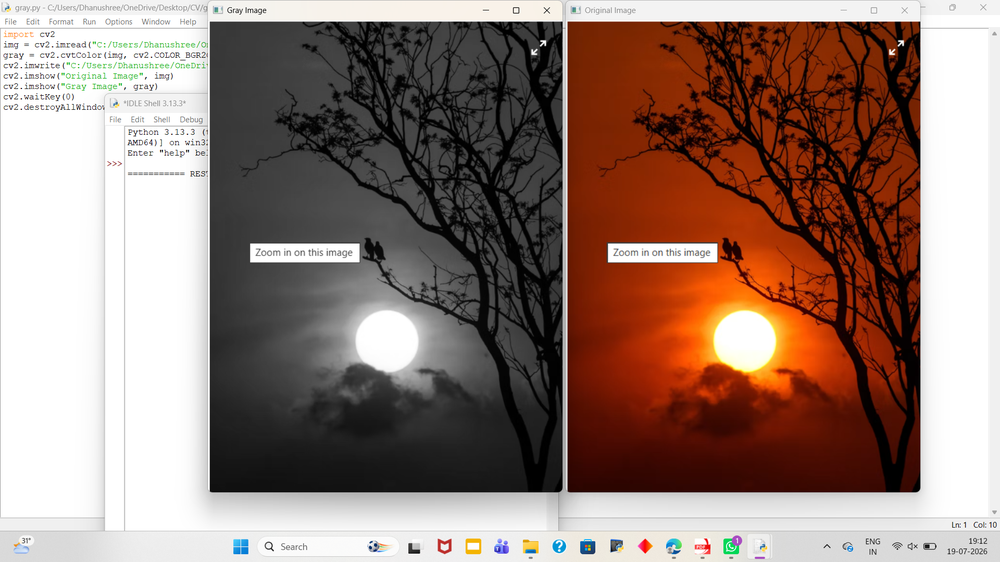
#> input picture EXP 1.png, 1000 x 562 px, shrunk from 1920 x 1080 before the run
$ python 'EXP6_ERRODED IMAGE.py'
#> lines starting #> are read from the running program, lines starting #| are printed output that depends on the picture
from google.colab import files
import cv2
import numpy as np
import matplotlib.pyplot as plt

# Step 1: Upload Image
uploaded = files.upload()
#> the answer given: EXP 1.png

# Step 2: Get uploaded file name
filename = list(uploaded.keys())[0]

# Step 3: Read the image
image = cv2.imread(filename)
#> image is the input picture: shape (562, 1000, 3); mean B, G, R 118.1, 127, 150

# Check if image is loaded
if image is None:
    print("Error: Image not found!")
else:
    # Convert BGR to RGB for display
    image_rgb = cv2.cvtColor(image, cv2.COLOR_BGR2RGB)

    # Step 4: Create a kernel
    kernel = np.ones((5,5), np.uint8)

    # Step 5: Apply Erosion
    eroded_image = cv2.erode(image_rgb, kernel, iterations=1)
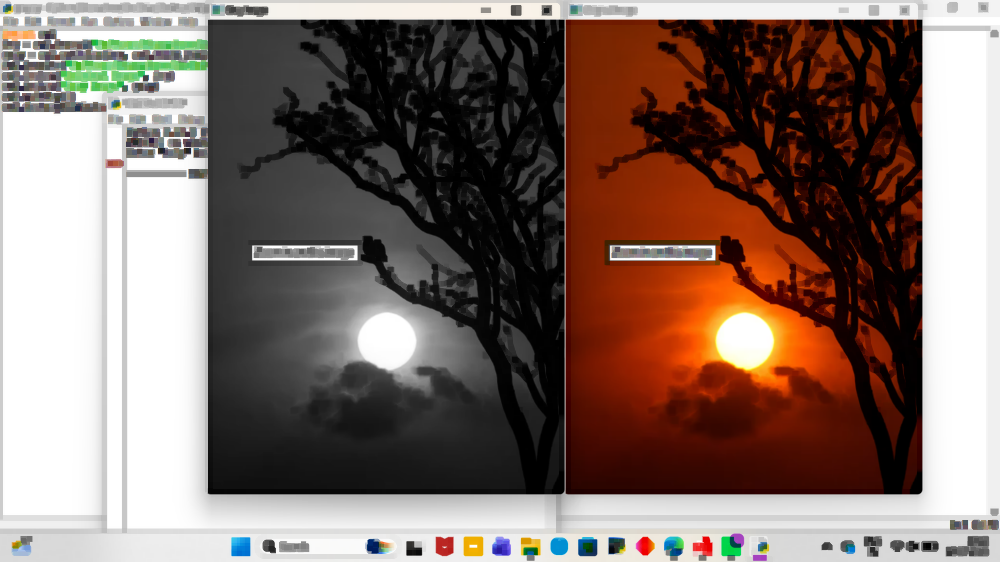
#> eroded_image: shape (562, 1000, 3); mean R, G, B 131.1, 112.2, 104.6

    # Step 6: Display Original Image
    plt.figure(figsize=(6,6))
    plt.imshow(image_rgb)
    plt.title("Original Image")
    plt.axis("off")
    plt.show()

    # Step 7: Display Eroded Image
    plt.figure(figsize=(6,6))
    plt.imshow(eroded_image)
    plt.title("Eroded Image")
    plt.axis("off")
    plt.show()

$ run again, on EXP 3.png
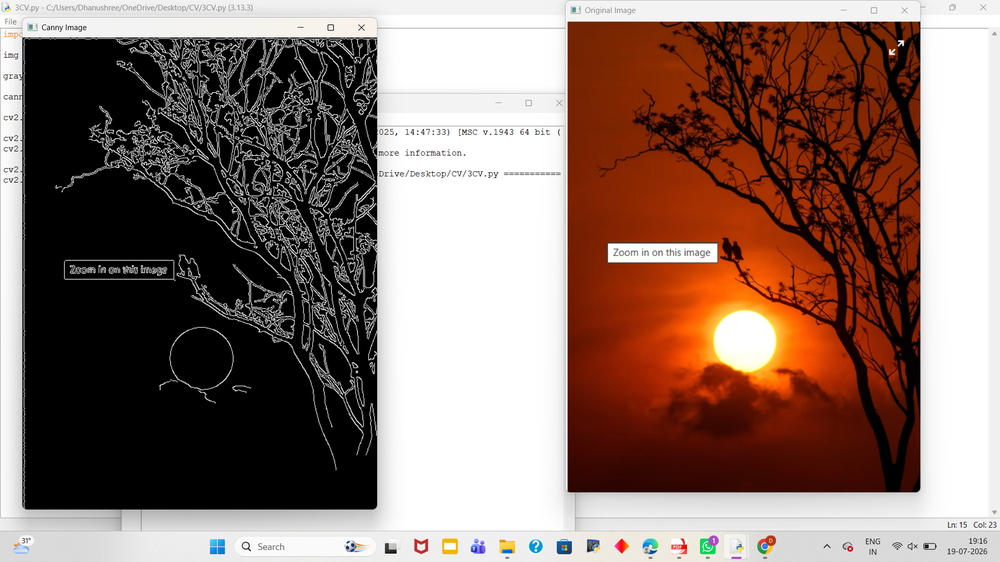
#> input picture EXP 3.png, 1000 x 562 px, shrunk from 1920 x 1080 before the run
#> image is the input picture: shape (562, 1000, 3); mean B, G, R 106.9, 115.6, 138.9
#> `eroded_image = cv2.erode(image_rgb, kernel, iterations=1)`:
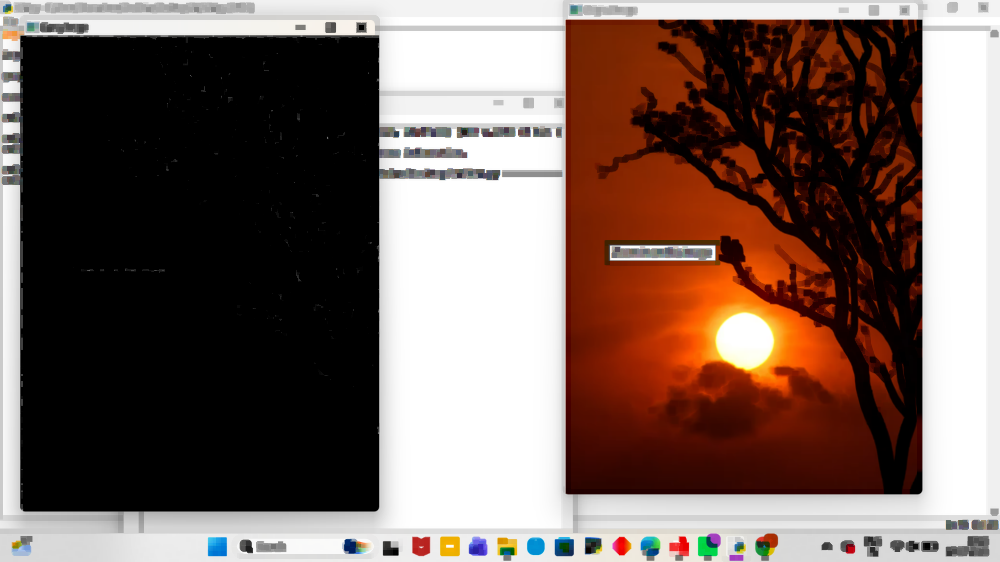
#> eroded_image: shape (562, 1000, 3); mean R, G, B 119.2, 99.7, 92.6

$ run again, on EXP 4.png
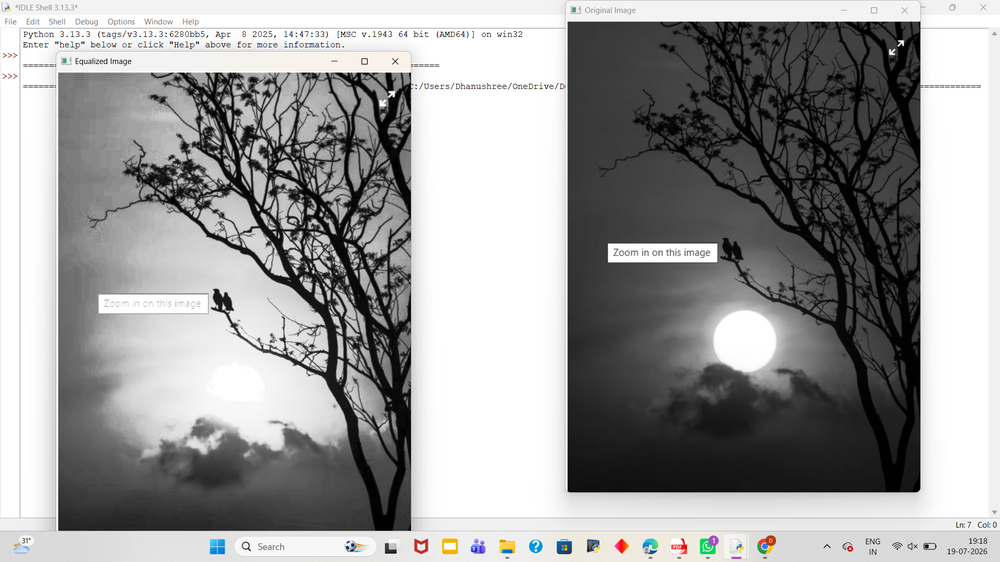
#> input picture EXP 4.png, 1000 x 562 px, shrunk from 1920 x 1080 before the run
#> image is the input picture: shape (562, 1000, 3); mean B, G, R 155.2, 155.3, 155.4
#> `eroded_image = cv2.erode(image_rgb, kernel, iterations=1)`:
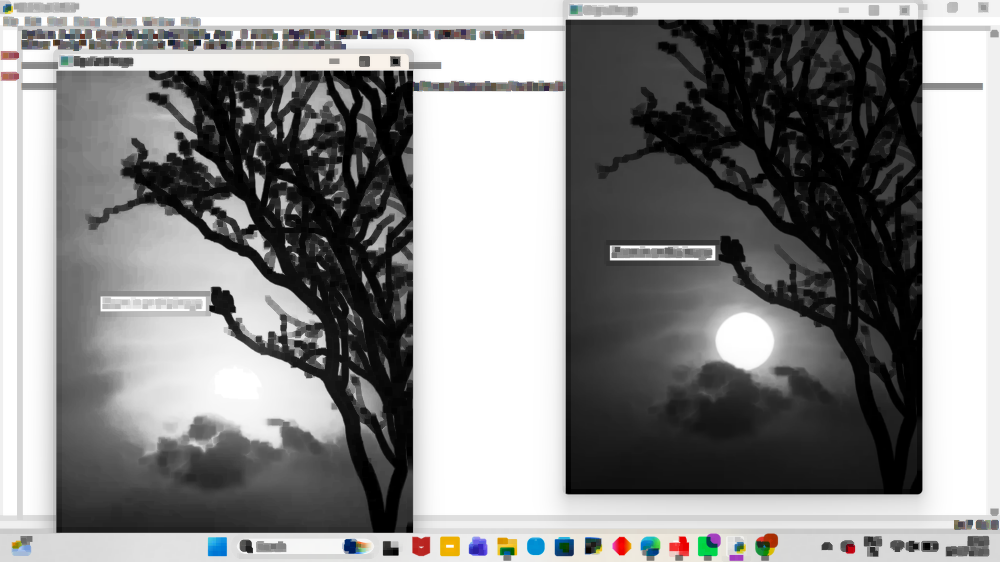
#> eroded_image: shape (562, 1000, 3); mean R, G, B 135.9, 135.8, 135.6

$ run again, on EXP 5.png
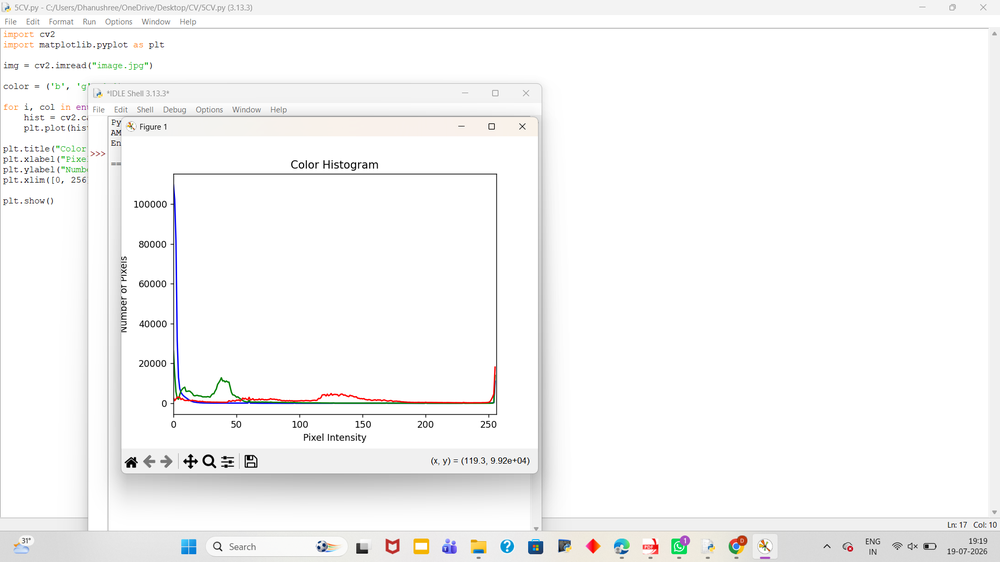
#> input picture EXP 5.png, 1000 x 562 px, shrunk from 1920 x 1080 before the run
#> image is the input picture: shape (562, 1000, 3); mean B, G, R 246.5, 246.7, 246.9
#> `eroded_image = cv2.erode(image_rgb, kernel, iterations=1)`:
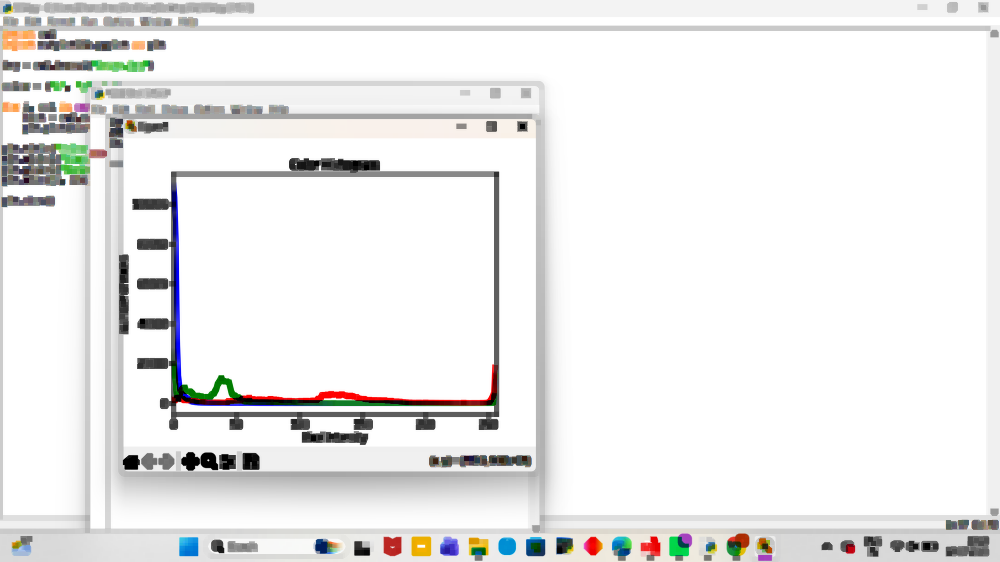
#> eroded_image: shape (562, 1000, 3); mean R, G, B 236.5, 236.2, 235.7
